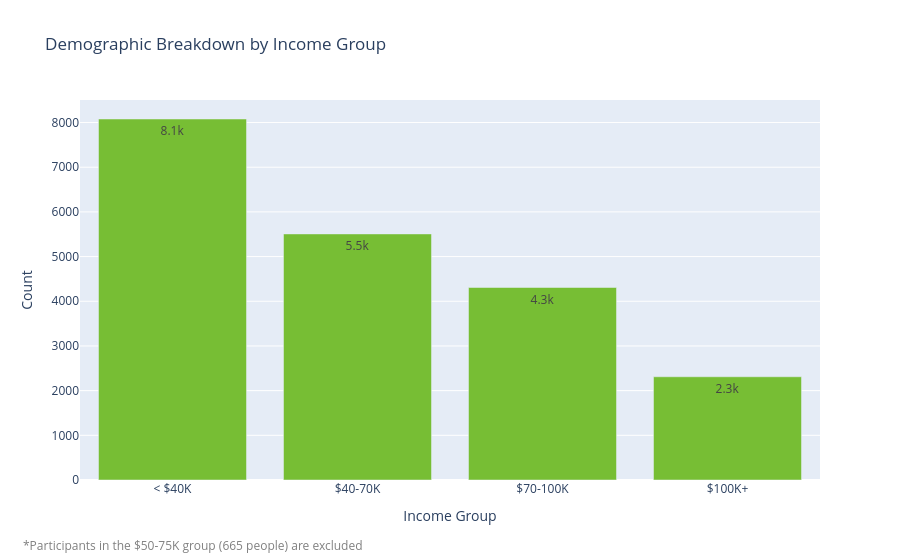

Notebook code cell kept with this figure:
### Code cell
fig = px.bar(
    get_count('INCOMEGRP'),
    x='INCOMEGRP',
    y='Count',
    title='Demographic Breakdown by Income Group',
    text_auto='.2s',
    color_discrete_sequence=['#77be34'],
    category_orders= category_orders
)

# add subtitle
fig.update_layout(
    annotations=[
        dict(
            x=-0.08, y=-0.20,  # Position below the chart
            text="*Participants in the $50-75K group (665 people) are excluded",
            showarrow=False,  # No arrow pointing to the text
            xref="paper", yref="paper",  # Position relative to the chart
            font=dict(size=12, color="gray"),
        )
    ]
).update_xaxes(title="Income Group").show()

### Figure 1 — Plotly figure (JSON) as saved in the notebook; plotly's stock layout.template omitted (floating-point values rounded to 4 significant figures)
{"data": [{"alignmentgroup": "True", "hovertemplate": "INCOMEGRP=%{x}<br>Count=%{y}<extra></extra>", "legendgroup": "", "marker": {"color": "#77be34", "pattern": {"shape": ""}}, "name": "", "offsetgroup": "", "orientation": "v", "showlegend": false, "textposition": "auto", "texttemplate": "%{y:.2s}", "type": "bar", "x": ["$100K+", "$40-70K", "$70-100K", "< $40K"], "xaxis": "x", "y": [2310, 5507, 4308, 8079], "yaxis": "y"}], "layout": {"annotations": [{"font": {"color": "gray", "size": 12}, "showarrow": false, "text": "*Participants in the $50-75K group (665 people) are excluded", "x": -0.08, "xref": "paper", "y": -0.2, "yref": "paper"}], "barmode": "relative", "legend": {"tracegroupgap": 0}, "title": {"text": "Demographic Breakdown by Income Group"}, "xaxis": {"anchor": "y", "categoryarray": ["< $40K", "$40-70K", "$70-100K", "$100K+"], "categoryorder": "array", "domain": [0, 1], "title": {"text": "Income Group"}}, "yaxis": {"anchor": "x", "domain": [0, 1], "title": {"text": "Count"}}}}
